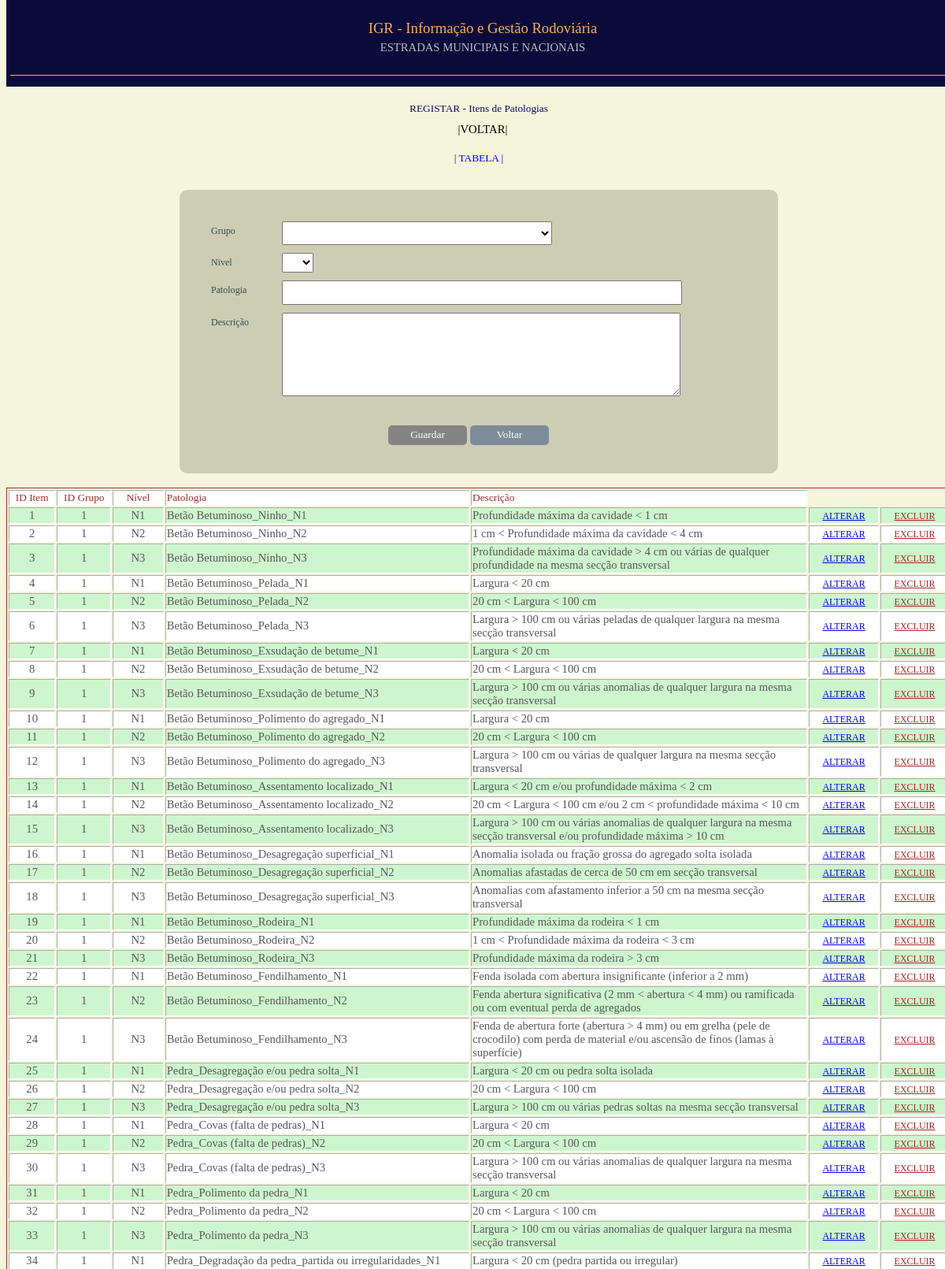
/estrutura/admin_main.php?pg=itenspatolog (signed in, upper part), run on the app's committed database.
### tables this page shows
CREATE TABLE `tbl_patologiaitens` (
  `id_item` int(11) NOT NULL,
  `id_grupo` int(11) NOT NULL,
  `nivel` varchar(2) NOT NULL,
  `patologia` varchar(100) NOT NULL,
  `descr` varchar(200) NOT NULL
);

### classes/PatologiasItens.php (called while the page is built, shortened)
<?php
require_once 'Conexao.php';
class PatologiasItens {
    private $id_item;
    private $id_grupo;
    private $patologia;
    function getId_item() {
        return $this->id_item;
    }
    function getId_grupo() {
        return $this->id_grupo;
    }
    function getPatologia() {
        return $this->patologia;
    }
    function setId_item($id_item) {
        $this->id_item = $id_item;
    }
    function setId_grupo($id_grupo) {
        $this->id_grupo = $id_grupo;
    }
    function setPatologia($patologia) {
        $this->patologia = $patologia;
    }
}

### classes/DALPatologiasItens.php (called while the page is built, shortened)
<?php
require_once 'Conexao.php';
require_once 'PatologiasItens.php';
class DALPatologiasItens  {
    private $conexao;
    function __construct($conexao) {
        $this->conexao = $conexao;
    }
    public function Localizar() {
        $sql = "SELECT * FROM tbl_patologiaitens";
        $banco = $this->conexao->getBanco();
        $banco->query('SET NAMES utf8');
        $retorno = $banco->query($sql);
        $this->conexao->desconectar();
        return $retorno;
    }
}

### classes/Conexao.php (called while the page is built, shortened)
<?php
class Conexao {
   private $servidor;
   private $usuario;
   private $senha;
   private $nomeBanco;
   function __construct($servidor="localhost", $usuario="root", $senha="", $nomeBanco ="igr") {
       $this->servidor = $servidor;
       $this->usuario = $usuario;
       $this->senha = $senha;
       $this->nomeBanco = $nomeBanco;
   }
   public function conectar() {
        $this->banco = new mysqli(
        $this->getServidor(),
        $this->getUsuario(),
        $this->getSenha(),
        $this->getNomeBanco());
   }
   function getServidor() {
       return $this->servidor;
   }
   function getUsuario() {
       return $this->usuario;
   }
   function getSenha() {
       return $this->senha;
   }
   function getNomeBanco() {
       return $this->nomeBanco;
   }
}

### frms/frmItensPatologias.php (the view, shortened to what this page needs)
<!DOCTYPE html>
<html>
    <head>
        <link rel="stylesheet" type="text/css" href= "../css/estilo.css"/>
        <link rel="stylesheet" type="text/css" href= "../css/tab.css"/>
        <?php
        require_once '../classes/Conexao.php';
        require_once '../classes/PatologiasItens.php';
        require_once '../classes/DALPatologiasItens.php';
        $item = new PatologiasItens();
        ?>
    </head>
   <?php include_once '../estrutura/header.php';?>
    <body>
        <h1 class="op">REGISTAR - Itens de Patologias</h1>
        <p><a id="voltar"style="text-align:center;" href = '../estrutura/admin_main.php?pg=admin_nav'>|VOLTAR|</a>
        <h1 class="op"><a href="#est" style="text-decoration: none;color:blue;">| TABELA |</a></h1><br>
        <form style="height:300px;"method="post"  name='itens' id="itens" action="../estrutura/admin_main.php?pg=itenspatolog&op=listar" >
           <p><label class="label_1" style="margin-left: 0px;" for="cId_grupo">Grupo</label>
               <select value="<?php echo $item->getId_grupo(); ?>"style="height: 30px;" name ="tId_grupo" id="cId_grupo" >
                       <option selected=""><?php echo $item->getId_grupo(); ?></option></select>
              <p><label class="label_1"for="cNivel">Nivel</label>
                    <select class="sentido" name ="tNivel" id="cNivel">
                        <option selected><?php echo $item->getNivel(); ?></option></select>
            <p><label class="label_1"for="cPatologia">Patologia</label>
                <input style="width:500px;height: 25px;" value='<?php echo $item->getPatologia(); ?>' type="text" required name ="tPatologia" id="cPatologia" />
            <p><label class="label_1"for="cDescr">Descrição</label>
                <textarea style="width:500px;height: 100px;" name="tDescr" id="cDescr"><?php echo $item->getDescr(); ?></textarea><br><br>
                  <div style=" height: 25px; padding: 5px; width: 590px; margin: 0 auto;"id="botoes">
                    <?php
                if ($item->getId_item() == 0) {
                    ?>
                    <input style="margin-left:180px;width: 100px;"type="submit"class="cmd" id="cGuardar"value="Guardar"name ="tGuardar"/>
                    <input style="background-color:#7d8c9b;width: 100px;"type="button"class="cmd"id="voltar"value="Voltar"name ="tVoltar" onclick="location.href = '../estrutura/admin.php?pg=admin_nav'"/>
                <?php } ?>
                     </div>
        </form><br>
        <table id="est" accept-charset="UTF-8" width ="100%" border='1' class="tabela">
            <tr>
                <td class="title" align="center" >ID Item</td>
                <td class="title" align="center" >ID Grupo</td>
                <td class="title" align="center" >Nível</td>
                <td class="title">Patologia</td>
                <td class="title">Descrição</td>
            </tr>
            <?php
            $valor = "";
            $cx = new Conexao();
            $dal = new DALPatologiasItens($cx);
            $resultado = $dal->Localizar($valor);
            While ($registo = $resultado->fetch_array()) {
                $linkexcluir = 'admin_main.php?pg=itenspatolog&op=excluir&cod=' . $registo['id_item'];
                $linkalterar = 'admin_main.php?pg=itenspatolog&op=alterar&cod=' . $registo['id_item'];
                ?>
                <tr>
                    <td class="tab"width="1%" align="center"><?php echo $registo["id_item"]; ?></td>
                    <td class="tab"width="1%"align="center"><?php echo $registo["id_grupo"]; ?></td>
                    <td class="tab"width="1%"align="center"><?php echo $registo["nivel"]; ?></td>
                    <td class="tab"width="5%"><?php echo $registo["patologia"]; ?></td>
                    <td class="tab"width="10%"><?php echo $registo["descr"]; ?></td>
                    <td class="tab"width="1%" align="center"><a style="font-family: calibri;font-size: 9pt;"href="<?php echo $linkalterar; ?>">ALTERAR</a></td>
                    <td class="tab"width="1%" align="center"style="width: 1%"><a style="font-family: calibri;font-size: 9pt;color:brown;" href="<?php echo $linkexcluir; ?>" onclick="return confirm('Tem certeza que deseja apagar esse registro?');">EXCLUIR</a></td>
                </tr>
                <?php
            }
            ?>
        </table>
           <br><br>
            <?php include_once '../estrutura/footer.php'; ?>
    </body>
</html>

### css/estilo.css (style rules this page uses)
p { margin: 10px; }
body { width: 100%; background-color: #F5F5DC; margin-top: 0; }
body h1.op { font-size: 10pt; text-align: center; font-weight: normal; font-family: verdana; color:#0B0B61; }
.title { width: 90px; }
form { background-color:#CDCDB4; width:700px; height:400px; margin:0 auto; padding:30px; border-radius:10px; margin-top: 5px; }
label { font-family:Microsoft Sans Serif; font-size:9pt; color:#2F4F4F; padding-top: 5px; }
.sentido { height: 25px; }
a#voltar { margin-left: 10px; font-family: calibri; color:black; margin-bottom: 5px; font-size:11pt; text-decoration: none }
.cmd { background-color:#848484; border:none; height:25px; color:white; font-family:calibri; font-size:10pt; border-radius: 5px; }
.label_1 { width:90px;float:left;display:block }

### css/tab.css (style rules this page uses)
.tab { border-color: white; font-family:calibri; font-size:11pt; color:#585858; font-weight:normal; margin-top:5px; }
.tabela { border-color: brown; }
.tabela tr:nth-child(even) { background-color: #CEF6CE; }
.tabela tr:nth-child(odd) { background-color: white; }
.title { background-color:white; border-color: white; font-family:calibri; font-size:10pt; color:brown; font-weight:normal; margin-top:5px; }
h1 { font-family:Microsoft Sans Serif; font-size:10pt; color:brown; text-align:center; font-weight:normal; margin-top:20px; }
a#voltar { text-align: center; margin: 0 auto; display: block; margin-bottom: 5px; font-size:10pt; text-decoration: none; }

### data on the page
tbl_patologiaitens: id_item "1", id_grupo "1", nivel "N1", patologia "Betão Betuminoso_Ninho_N1", descr "Profundidade máxima da cavidade < 1 cm"
tbl_patologiaitens: id_item "2", id_grupo "1", nivel "N2", patologia "Betão Betuminoso_Ninho_N2", descr "1 cm < Profundidade máxima da cavidade < 4 cm"
tbl_patologiaitens: id_item "3", id_grupo "1", nivel "N3", patologia "Betão Betuminoso_Ninho_N3", descr "Profundidade máxima da cavidade > 4 cm ou várias de qualquer profundidade na mesma secção transversal"
tbl_patologiaitens: id_item "4", id_grupo "1", nivel "N1", patologia "Betão Betuminoso_Pelada_N1", descr "Largura < 20 cm"
tbl_patologiaitens: id_item "5", id_grupo "1", nivel "N2", patologia "Betão Betuminoso_Pelada_N2", descr "20 cm < Largura < 100 cm"
tbl_patologiaitens: id_item "6", id_grupo "1", nivel "N3", patologia "Betão Betuminoso_Pelada_N3", descr "Largura > 100 cm ou várias peladas de qualquer largura na mesma secção transversal"
tbl_patologiaitens: id_item "7", id_grupo "1", nivel "N1", patologia "Betão Betuminoso_Exsudação de betume_N1", descr "Largura < 20 cm"
tbl_patologiaitens: id_item "8", id_grupo "1", nivel "N2", patologia "Betão Betuminoso_Exsudação de betume_N2", descr "20 cm < Largura < 100 cm"
tbl_patologiaitens: id_item "9", id_grupo "1", nivel "N3", patologia "Betão Betuminoso_Exsudação de betume_N3", descr "Largura > 100 cm ou várias anomalias de qualquer largura na mesma secção transversal"
tbl_patologiaitens: id_item "10", id_grupo "1", nivel "N1", patologia "Betão Betuminoso_Polimento do agregado_N1", descr "Largura < 20 cm"
tbl_patologiaitens: id_item "11", id_grupo "1", nivel "N2", patologia "Betão Betuminoso_Polimento do agregado_N2", descr "20 cm < Largura < 100 cm"
tbl_patologiaitens: id_item "12", id_grupo "1", nivel "N3", patologia "Betão Betuminoso_Polimento do agregado_N3", descr "Largura > 100 cm ou várias de qualquer largura na mesma secção transversal"
tbl_patologiaitens: id_item "13", id_grupo "1", nivel "N1", patologia "Betão Betuminoso_Assentamento localizado_N1", descr "Largura < 20 cm e/ou profundidade máxima < 2 cm"
tbl_patologiaitens: id_item "14", id_grupo "1", nivel "N2", patologia "Betão Betuminoso_Assentamento localizado_N2", descr "20 cm < Largura < 100 cm e/ou 2 cm < profundidade máxima < 10 cm"
tbl_patologiaitens: id_item "15", id_grupo "1", nivel "N3", patologia "Betão Betuminoso_Assentamento localizado_N3", descr "Largura > 100 cm ou várias anomalias de qualquer largura na mesma secção transversal e/ou profundidade máxima > 10 cm"
tbl_patologiaitens: id_item "16", id_grupo "1", nivel "N1", patologia "Betão Betuminoso_Desagregação superficial_N1", descr "Anomalia isolada ou fração grossa do agregado solta isolada"
tbl_patologiaitens: id_item "17", id_grupo "1", nivel "N2", patologia "Betão Betuminoso_Desagregação superficial_N2", descr "Anomalias afastadas de cerca de 50 cm em secção transversal"
tbl_patologiaitens: id_item "18", id_grupo "1", nivel "N3", patologia "Betão Betuminoso_Desagregação superficial_N3", descr "Anomalias com afastamento inferior a 50 cm na mesma secção transversal"
tbl_patologiaitens: id_item "19", id_grupo "1", nivel "N1", patologia "Betão Betuminoso_Rodeira_N1", descr "Profundidade máxima da rodeira < 1 cm"
tbl_patologiaitens: id_item "20", id_grupo "1", nivel "N2", patologia "Betão Betuminoso_Rodeira_N2", descr "1 cm < Profundidade máxima da rodeira < 3 cm"
tbl_patologiaitens: id_item "21", id_grupo "1", nivel "N3", patologia "Betão Betuminoso_Rodeira_N3", descr "Profundidade máxima da rodeira > 3 cm"
tbl_patologiaitens: id_item "22", id_grupo "1", nivel "N1", patologia "Betão Betuminoso_Fendilhamento_N1", descr "Fenda isolada com abertura insignificante (inferior a 2 mm)"
tbl_patologiaitens: id_item "23", id_grupo "1", nivel "N2", patologia "Betão Betuminoso_Fendilhamento_N2", descr "Fenda abertura significativa (2 mm < abertura < 4 mm) ou ramificada ou com eventual perda de agregados"
tbl_patologiaitens: id_item "24", id_grupo "1", nivel "N3", patologia "Betão Betuminoso_Fendilhamento_N3", descr "Fenda de abertura forte (abertura > 4 mm) ou em grelha (pele de crocodilo) com perda de material e/ou ascensão de finos (lamas à superfície)"
tbl_patologiaitens: id_item "25", id_grupo "1", nivel "N1", patologia "Pedra_Desagregação e/ou pedra solta_N1", descr "Largura < 20 cm ou pedra solta isolada"
tbl_patologiaitens: id_item "26", id_grupo "1", nivel "N2", patologia "Pedra_Desagregação e/ou pedra solta_N2", descr "20 cm < Largura < 100 cm"
tbl_patologiaitens: id_item "27", id_grupo "1", nivel "N3", patologia "Pedra_Desagregação e/ou pedra solta_N3", descr "Largura > 100 cm ou várias pedras soltas na mesma secção transversal"
tbl_patologiaitens: id_item "28", id_grupo "1", nivel "N1", patologia "Pedra_Covas (falta de pedras)_N1", descr "Largura < 20 cm"
tbl_patologiaitens: id_item "29", id_grupo "1", nivel "N2", patologia "Pedra_Covas (falta de pedras)_N2", descr "20 cm < Largura < 100 cm"
tbl_patologiaitens: id_item "30", id_grupo "1", nivel "N3", patologia "Pedra_Covas (falta de pedras)_N3", descr "Largura > 100 cm ou várias anomalias de qualquer largura na mesma secção transversal"
tbl_patologiaitens: id_item "31", id_grupo "1", nivel "N1", patologia "Pedra_Polimento da pedra_N1", descr "Largura < 20 cm"
tbl_patologiaitens: id_item "32", id_grupo "1", nivel "N2", patologia "Pedra_Polimento da pedra_N2", descr "20 cm < Largura < 100 cm"
tbl_patologiaitens: id_item "33", id_grupo "1", nivel "N3", patologia "Pedra_Polimento da pedra_N3", descr "Largura > 100 cm ou várias anomalias de qualquer largura na mesma secção transversal"
tbl_patologiaitens: id_item "34", id_grupo "1", nivel "N1", patologia "Pedra_Degradação da pedra_partida ou irregularidades_N1", descr "Largura < 20 cm (pedra partida ou irregular)"
